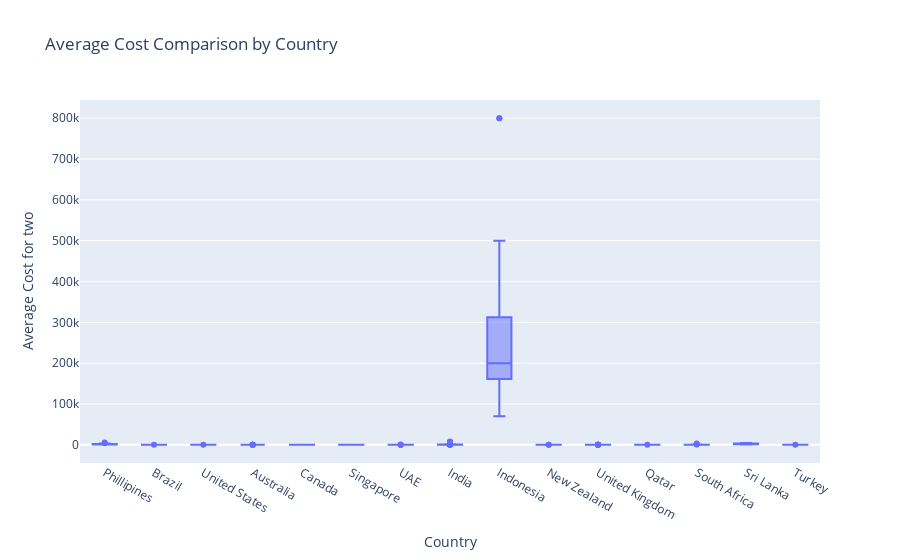

Here is the notebook cell this chart was saved with:
### Code cell
#Average Cost Comparison:
# Example: Box plot for average cost comparison by country
fig_avg_cost_comparison = px.box(merged_data, x='Country', y='Average Cost for two',
                                 title='Average Cost Comparison by Country',
                                 labels={'x': 'Country', 'y': 'Average Cost'})
fig_avg_cost_comparison.show()

### Figure 1 — Plotly figure (JSON) as saved in the notebook; plotly's stock layout.template omitted (floating-point values rounded to 4 significant figures; data arrays with more than 128 entries replaced by an {"elided": "..."} marker saying what was removed)
{"data": [{"alignmentgroup": "True", "hovertemplate": "Country=%{x}<br>Average Cost for two=%{y}<extra></extra>", "legendgroup": "", "marker": {"color": "#636efa"}, "name": "", "notched": false, "offsetgroup": "", "orientation": "v", "showlegend": false, "type": "box", "x": {"elided": "9551 str values"}, "x0": " ", "xaxis": "x", "y": {"elided": "9551 int values"}, "y0": " ", "yaxis": "y"}], "layout": {"boxmode": "group", "legend": {"tracegroupgap": 0}, "title": {"text": "Average Cost Comparison by Country"}, "xaxis": {"anchor": "y", "domain": [0, 1], "title": {"text": "Country"}}, "yaxis": {"anchor": "x", "domain": [0, 1], "title": {"text": "Average Cost for two"}}}}
